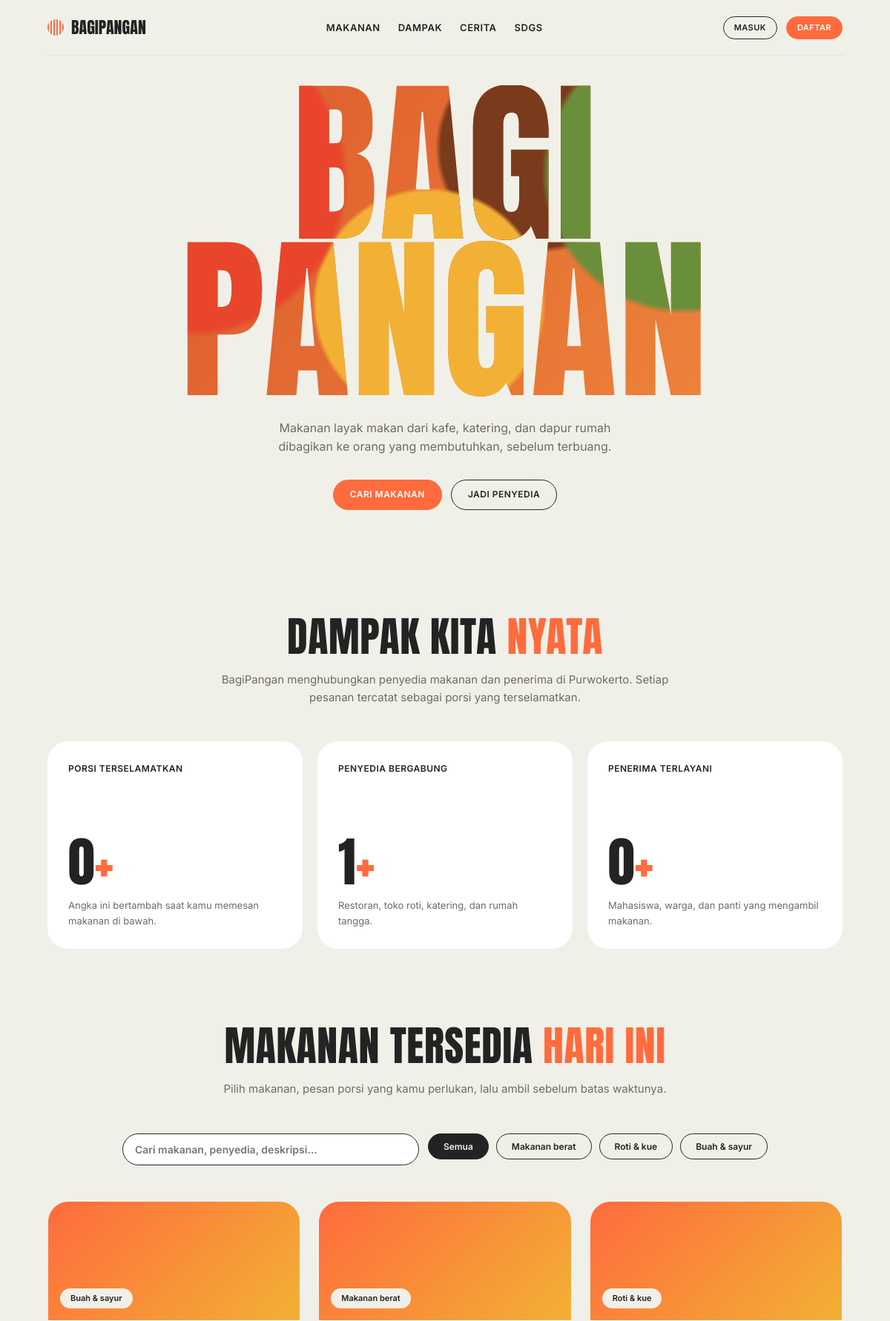
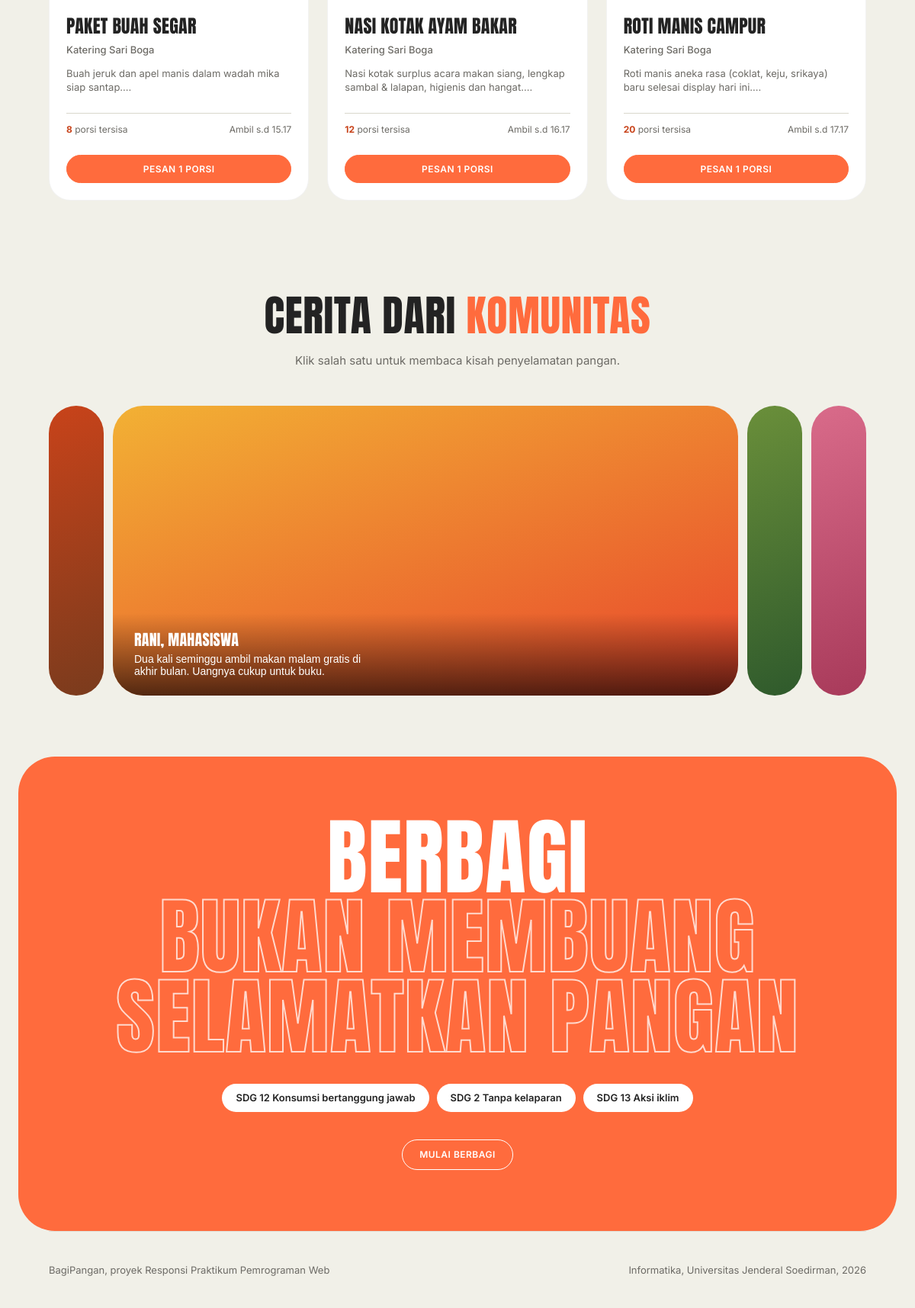
The page / on the database its author committed (2 pictures, top to bottom).
### tables this page shows
CREATE TABLE IF NOT EXISTS kategori (
    id INT AUTO_INCREMENT PRIMARY KEY,
    nama_kategori VARCHAR(50) NOT NULL UNIQUE,
    slug VARCHAR(50) NOT NULL UNIQUE,
    deskripsi VARCHAR(255) NULL,
    created_at TIMESTAMP DEFAULT CURRENT_TIMESTAMP
);

CREATE TABLE IF NOT EXISTS donasi (
    id INT AUTO_INCREMENT PRIMARY KEY,
    user_id INT NOT NULL,
    kategori_id INT NOT NULL,
    nama_makanan VARCHAR(150) NOT NULL,
    deskripsi TEXT NULL,
    porsi_awal INT NOT NULL,
    porsi_tersisa INT NOT NULL,
    batas_waktu DATETIME NOT NULL,
    alamat_ambil TEXT NOT NULL,
    foto VARCHAR(255) NULL,
    status ENUM('tersedia', 'habis', 'kedaluwarsa', 'dibatalkan') DEFAULT 'tersedia',
    created_at TIMESTAMP DEFAULT CURRENT_TIMESTAMP,
    updated_at TIMESTAMP DEFAULT CURRENT_TIMESTAMP ON UPDATE CURRENT_TIMESTAMP,
    FOREIGN KEY (user_id) REFERENCES users(id) ON DELETE CASCADE,
    FOREIGN KEY (kategori_id) REFERENCES kategori(id) ON DELETE RESTRICT
);

CREATE TABLE IF NOT EXISTS users (
    id INT AUTO_INCREMENT PRIMARY KEY,
    nama VARCHAR(100) NOT NULL,
    email VARCHAR(100) NOT NULL UNIQUE,
    password VARCHAR(255) NOT NULL,
    no_hp VARCHAR(20) NOT NULL,
    alamat TEXT NOT NULL,
    role ENUM('penyedia', 'penerima', 'admin') NOT NULL DEFAULT 'penerima',
    foto VARCHAR(255) DEFAULT 'default-avatar.png',
    created_at TIMESTAMP DEFAULT CURRENT_TIMESTAMP,
    updated_at TIMESTAMP DEFAULT CURRENT_TIMESTAMP ON UPDATE CURRENT_TIMESTAMP
);

### includes/auth_check.php (called while the page is built, shortened)
<?php
function is_logged_in() {
    return isset($_SESSION['user_id']) && !empty($_SESSION['user_id']);
}
function current_user() {
    if (!is_logged_in()) {
        return null;
    }
    return [
        'id'     => $_SESSION['user_id'] ?? null,
        'nama'   => $_SESSION['user_nama'] ?? 'Pengguna',
        'email'  => $_SESSION['user_email'] ?? '',
        'role'   => $_SESSION['user_role'] ?? 'penerima',
        'foto'   => $_SESSION['user_foto'] ?? 'default-avatar.png',
    ];
}

### index.php (the view, shortened to what this page needs)
<?php
require_once __DIR__ . '/config/database.php';
require_once __DIR__ . '/includes/auth_check.php';
$user = current_user();
$kategori_list = [];
try {
    $kategori_list = $pdo->query("SELECT * FROM kategori ORDER BY id ASC")->fetchAll();
} catch (Exception $e) {
}
$search = trim($_GET['search'] ?? '');
$kategori_filter = $_GET['kategori'] ?? '';
$where_conditions = ["d.status = 'tersedia'", "d.batas_waktu > NOW()"];
$params = [];
$where_sql = implode(' AND ', $where_conditions);
$donasi_list = [];
$total_terselamatkan = 0;
$total_penyedia = 0;
$total_penerima = 0;
try {
    $sql = "SELECT d.*, k.nama_kategori, u.nama AS nama_penyedia
            FROM donasi d
            JOIN kategori k ON d.kategori_id = k.id
            JOIN users u ON d.user_id = u.id
            WHERE $where_sql
            ORDER BY d.created_at DESC";
    $stmt = $pdo->prepare($sql);
    $stmt->execute($params);
    $donasi_list = $stmt->fetchAll();
    $total_terselamatkan = (int)$pdo->query("SELECT COALESCE(SUM(jumlah_porsi), 0) FROM pesanan WHERE status = 'selesai'")->fetchColumn();
    $total_penyedia = (int)$pdo->query("SELECT COUNT(DISTINCT user_id) FROM donasi")->fetchColumn();
    $total_penerima = (int)$pdo->query("SELECT COUNT(DISTINCT user_id) FROM pesanan WHERE status = 'selesai'")->fetchColumn();
} catch (Exception $e) {
}
?>
<!DOCTYPE html>
<html lang="id">
<head>
<link rel="stylesheet" href="assets/css/style.css">
</head>
<body>
<div class="wrap">
    <nav>
        <a class="logo" href="index.php"><i></i>BagiPangan</a>
        <div class="nav-links">
            <a href="#makanan">Makanan</a>
            <a href="#dampak">Dampak</a>
            <a href="#cerita">Cerita</a>
            <a href="#sdgs">SDGs</a>
        </div>
        <div class="nav-user">
            <?php if ($user): ?>
                <a href="profil/index.php" class="user-badge">
                    <span><?= htmlspecialchars($user['nama']) ?></span>
                    <span class="role-tag"><?= htmlspecialchars($user['role']) ?></span>
                </a>
                <a class="btn sm" href="notifikasi/index.php">Notifikasi</a>
                <a class="btn sm" href="profil/index.php">Profil</a>
                <a class="btn sm fill" href="auth/logout.php">Keluar</a>
            <?php else: ?>
                <a class="btn sm" href="auth/login.php">Masuk</a>
                <a class="btn sm fill" href="auth/register.php">Daftar</a>
            <?php endif; ?>
        </div>
    </nav>
    <header class="hero">
        <h1>Bagi<br>Pangan</h1>
        <p>Makanan layak makan dari kafe, katering, dan dapur rumah dibagikan ke orang yang membutuhkan, sebelum terbuang.</p>
        <div class="row">
            <a class="btn fill" href="#makanan">Cari makanan</a>
            <?php if ($user && in_array($user['role'], ['penyedia', 'admin'])): ?>
                <a class="btn" href="donasi/tambah.php">+ Buat donasi makanan</a>
            <?php else: ?>
                <a class="btn" href="auth/register.php">Jadi penyedia</a>
            <?php endif; ?>
        </div>
    </header>
</div>
<section id="dampak" style="padding: 60px 0;">
    <div class="wrap">
        <div class="head">
            <h2>Dampak kita <b>nyata</b></h2>
            <p>BagiPangan menghubungkan penyedia makanan dan penerima di Purwokerto. Setiap pesanan tercatat sebagai porsi yang terselamatkan.</p>
        </div>
        <div class="stats">
            <div class="stat">
                <small>Porsi terselamatkan</small>
                <div>
                    <div class="n"><b id="saved" style="font-weight:400"><?= number_format($total_terselamatkan, 0, ',', '.') ?></b><span>+</span></div>
                    <p>Angka ini bertambah saat kamu memesan makanan di bawah.</p>
                </div>
            </div>
            <div class="stat">
                <small>Penyedia bergabung</small>
                <div>
                    <div class="n"><?= number_format($total_penyedia, 0, ',', '.') ?><span>+</span></div>
                    <p>Restoran, toko roti, katering, dan rumah tangga.</p>
                </div>
            </div>
            <div class="stat">
                <small>Penerima terlayani</small>
                <div>
                    <div class="n"><?= number_format($total_penerima, 0, ',', '.') ?><span>+</span></div>
                    <p>Mahasiswa, warga, dan panti yang mengambil makanan.</p>
                </div>
            </div>
        </div>
    </div>
</section>
<section id="makanan" style="padding: 40px 0 80px;">
    <div class="wrap">
        <div class="head">
            <h2>Makanan tersedia <b>hari ini</b></h2>
            <p>Pilih makanan, pesan porsi yang kamu perlukan, lalu ambil sebelum batas waktunya.</p>
        </div>
        <div style="display: flex; gap: 12px; flex-wrap: wrap; margin-bottom: 24px; justify-content: center;">
            <form method="GET" style="flex: 1; max-width: 400px;">
                <input type="text" name="search" placeholder="Cari makanan, penyedia, deskripsi..."
                       value="<?= htmlspecialchars($search) ?>"
                       style="width: 100%; padding: 12px 16px; border: 1.5px solid var(--ink); border-radius: var(--radius-pill); font: 600 14px 'Inter', sans-serif;">
            </form>
            <div class="chips" id="chips" role="group" aria-label="Filter kategori">
                <a href="?search=<?= urlencode($search) ?>&kategori=" class="chip <?= $kategori_filter === '' ? 'active' : '' ?>">Semua</a>
                <?php foreach ($kategori_list as $kat): ?>
                    <a href="?search=<?= urlencode($search) ?>&kategori=<?= urlencode($kat['nama_kategori']) ?>"
                       class="chip <?= $kategori_filter === $kat['nama_kategori'] ? 'active' : '' ?>">
                        <?= htmlspecialchars($kat['nama_kategori']) ?>
                    </a>
                <?php endforeach; ?>
            </div>
        </div>
        <div class="grid" id="grid">
            <?php if (!empty($donasi_list)): ?>
                <?php foreach ($donasi_list as $row):
                    $foto_src = !empty($row['foto']) && file_exists(__DIR__ . '/uploads/makanan/' . $row['foto'])
                        ? 'uploads/makanan/' . htmlspecialchars($row['foto'])
                        : null;
                    $bg_style = $foto_src ? "background-image: url('{$foto_src}'); background-size: cover; background-position: center;" : "background: linear-gradient(135deg, #FF6B3D, #f2b134);";
                    $until_time = date('H.i', strtotime($row['batas_waktu']));
                ?>
                    <article class="food-card" data-category="<?= htmlspecialchars($row['nama_kategori']) ?>">
                        <div class="food-thumb" style="<?= $bg_style ?>">
                            <span class="tag"><?= htmlspecialchars($row['nama_kategori']) ?></span>
                        </div>
                        <div class="food-body">
                            <h3><?= htmlspecialchars($row['nama_makanan']) ?></h3>
                            <span class="food-by"><?= htmlspecialchars($row['nama_penyedia']) ?></span>
                            <?php if (!empty($row['deskripsi'])): ?>
                                <p class="food-desc"><?= htmlspecialchars(substr($row['deskripsi'], 0, 90)) ?>...</p>
                            <?php endif; ?>
                            <div class="food-meta">
                                <span><strong><?= $row['porsi_tersisa'] ?></strong> porsi tersisa</span>
                                <span>Ambil s.d <?= $until_time ?></span>
                            </div>
                            <div class="food-actions">
                                <?php if ($row['porsi_tersisa'] > 0): ?>
                                    <button class="btn fill btn-order" style="width: 100%;"
                                            data-id="<?= $row['id'] ?>"
                                            data-nama="<?= htmlspecialchars($row['nama_makanan']) ?>"
                                            data-penyedia="<?= htmlspecialchars($row['nama_penyedia']) ?>"
                                            data-until="<?= $until_time ?>">
                                        Pesan 1 porsi
                                    </button>
                                <?php else: ?>
                                    <button class="btn" style="width: 100%;" disabled>Habis</button>
                                <?php endif; ?>
                            </div>
                        </div>
                    </article>
                <?php endforeach; ?>
            <?php endif; ?>
        </div>
    </div>
</section>
<section id="cerita" style="padding: 40px 0 80px;">
    <div class="wrap">
        <div class="head">
            <h2>Cerita dari <b>komunitas</b></h2>
            <p>Klik salah satu untuk membaca kisah penyelamatan pangan.</p>
        </div>
        <div class="pills" id="pills">
            <button class="pill" style="--bg: linear-gradient(160deg,#c8431a,#7a3b1d)" aria-expanded="false">
            </button>
            <button class="pill" style="--bg: linear-gradient(160deg,#f2b134,#e8452c)" aria-expanded="true">
                <div class="t"><b class="display">Rani, mahasiswa</b><span>Dua kali seminggu ambil makan malam gratis di akhir bulan. Uangnya cukup untuk buku.</span></div>
            </button>
            <button class="pill" style="--bg: linear-gradient(160deg,#6a8f3a,#2f5a2c)" aria-expanded="false">
            </button>
            <button class="pill" style="--bg: linear-gradient(160deg,#d96b8a,#a83a5a)" aria-expanded="false">
            </button>
        </div>
    </div>
</section>
<section id="sdgs" style="padding-top:0">
    <div class="closing">
        <h2><span>Berbagi</span><span class="o">Bukan membuang</span><span class="o">Selamatkan pangan</span></h2>
        <div class="sdg">
            <span>SDG 12 Konsumsi bertanggung jawab</span>
            <span>SDG 2 Tanpa kelaparan</span>
            <span>SDG 13 Aksi iklim</span>
        </div>
        <a class="btn" href="#makanan">Mulai berbagi</a>
    </div>
</section>
<div class="wrap">
    <footer>
        <span>BagiPangan, proyek Responsi Praktikum Pemrograman Web</span>
        <span>Informatika, Universitas Jenderal Soedirman, 2026</span>
    </footer>
</div>
</body>
</html>

### assets/css/style.css (style rules this page uses)
:root { --cream: #F1F0E8; --ink: #232323; --orange: #FF6B3D; --rust: #C8431A; --white: #ffffff; --muted: #6d6b66; --line: #d9d7cc; --green: #2d8a4e; --green-bg: #eaf5ee; --red: #cf222e; --red-bg: #ffebe9; --radius-pill: 999px; --radius-card: 28px; }
* { box-sizing: border-box; margin: 0; padding: 0; }
html { scroll-behavior: smooth; }
body { background: var(--cream); color: var(--ink); font-family: 'Inter', system-ui, -apple-system, sans-serif; line-height: 1.55; min-height: 100vh; display: flex; flex-direction: column; }
h1, h2, h3, h4, .display { font-family: 'Anton', Impact, "Arial Narrow", sans-serif; font-weight: 400; text-transform: uppercase; line-height: 1.1; letter-spacing: .01em; }
a { color: inherit; text-decoration: none; }
.wrap { max-width: 1120px; margin: 0 auto; padding: 0 24px; width: 100%; }
nav { display: flex; align-items: center; justify-content: space-between; gap: 16px; padding: 20px 0; border-bottom: 1px solid rgba(35, 35, 35, 0.08); }
.logo { display: flex; align-items: center; gap: 10px; font-family: 'Anton', Impact, sans-serif; font-size: 22px; text-transform: uppercase; }
.logo i { width: 22px; height: 22px; border-radius: 50%; background: repeating-linear-gradient(90deg, var(--orange) 0 2px, transparent 2px 4px); display: inline-block; }
.nav-links { display: flex; align-items: center; gap: 24px; font-size: 13px; font-weight: 600; text-transform: uppercase; letter-spacing: .04em; }
.nav-user { display: flex; align-items: center; gap: 12px; }
.btn { display: inline-block; border: 1.5px solid var(--ink); border-radius: var(--radius-pill); padding: 10px 22px; font-size: 12px; font-weight: 600; text-transform: uppercase; letter-spacing: .04em; background: transparent; color: var(--ink); cursor: pointer; font-family: inherit; transition: all .2s ease; text-align: center; }
.btn.fill { background: var(--orange); border-color: var(--orange); color: var(--white); }
.btn.sm { padding: 6px 14px; font-size: 11px; }
.grid { display: grid; grid-template-columns: repeat(auto-fill, minmax(310px, 1fr)); gap: 24px; }
.food-card { background: var(--white); border-radius: var(--radius-card); overflow: hidden; display: flex; flex-direction: column; border: 1px solid rgba(35, 35, 35, 0.06); transition: transform .2s ease, box-shadow .2s ease; }
.food-thumb { height: 160px; background-size: cover; background-position: center; padding: 16px; display: flex; align-items: flex-end; position: relative; }
.tag { background: var(--cream); border-radius: var(--radius-pill); padding: 5px 14px; font-size: 11px; font-weight: 600; color: var(--ink); z-index: 1; }
.food-body { padding: 22px; display: flex; flex-direction: column; gap: 8px; flex: 1; }
.food-body h3 { font-size: 24px; }
.food-by { color: var(--muted); font-size: 13px; font-weight: 500; }
.food-desc { color: var(--muted); font-size: 13px; line-height: 1.4; margin: 4px 0; }
.food-meta { display: flex; justify-content: space-between; font-size: 12px; margin: 12px 0 16px; padding-top: 12px; border-top: 1px solid var(--line); color: var(--muted); }
.food-meta strong { color: var(--rust); }
.food-actions { display: flex; gap: 8px; margin-top: auto; }
footer { padding: 40px 0; font-size: 13px; color: var(--muted); border-top: 1px solid rgba(35, 35, 35, 0.08); display: flex; justify-content: space-between; flex-wrap: wrap; gap: 12px; }

### rows shown on the page
kategori: nama_kategori "Makanan berat"
kategori: nama_kategori "Roti & kue"
kategori: nama_kategori "Buah & sayur"
donasi: kategori.nama_kategori "Buah & sayur", nama_makanan "PAKET BUAH SEGAR", user.nama "Katering Sari Boga", deskripsi "Buah jeruk dan apel manis dalam wadah mika siap santap.", porsi_tersisa "8", batas_waktu "15.17"
donasi: kategori.nama_kategori "Makanan berat", nama_makanan "NASI KOTAK AYAM BAKAR", user.nama "Katering Sari Boga", deskripsi "Nasi kotak surplus acara makan siang, lengkap sambal & lalapan, higienis dan hangat.", porsi_tersisa "12", batas_waktu "16.17"
donasi: kategori.nama_kategori "Roti & kue", nama_makanan "ROTI MANIS CAMPUR", user.nama "Katering Sari Boga", deskripsi "Roti manis aneka rasa (coklat, keju, srikaya) baru selesai display hari ini.", porsi_tersisa "20", batas_waktu "17.17"

### other values the page prints
$total_terselamatkan "0"
$total_penyedia "1"
$total_penerima "0"
